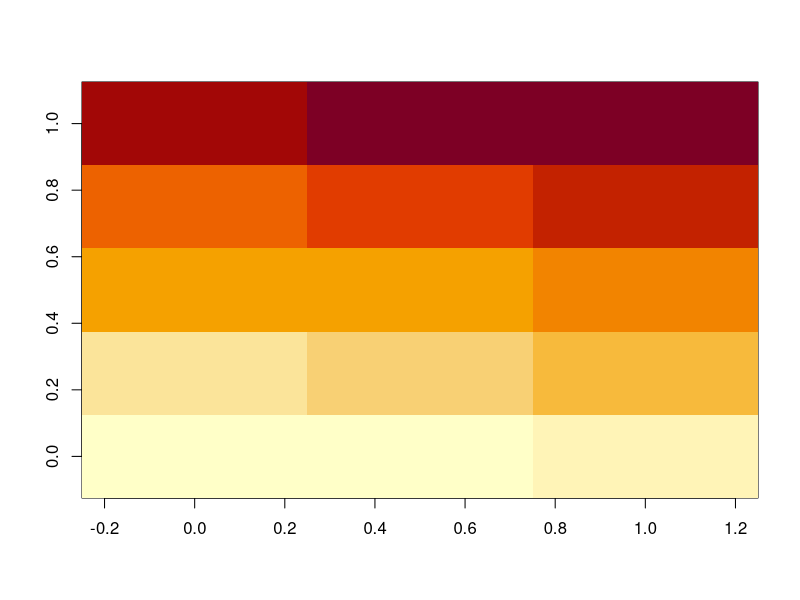
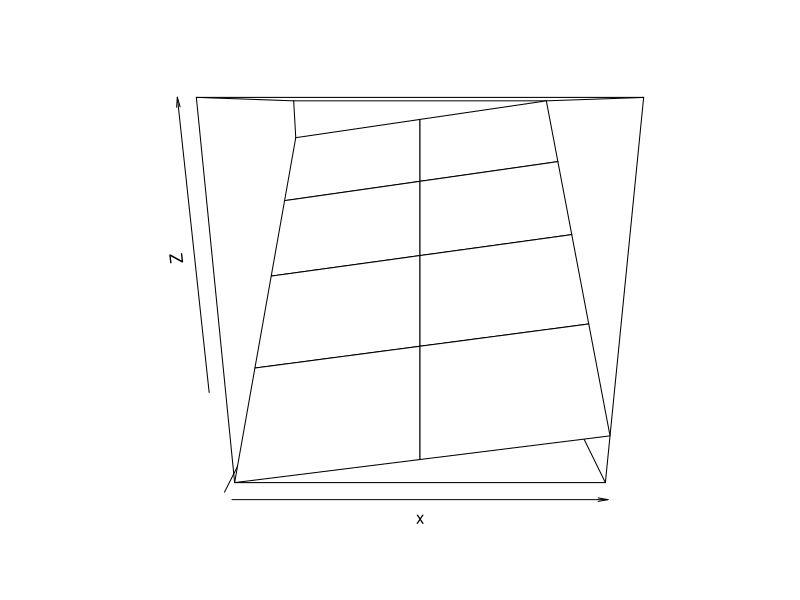
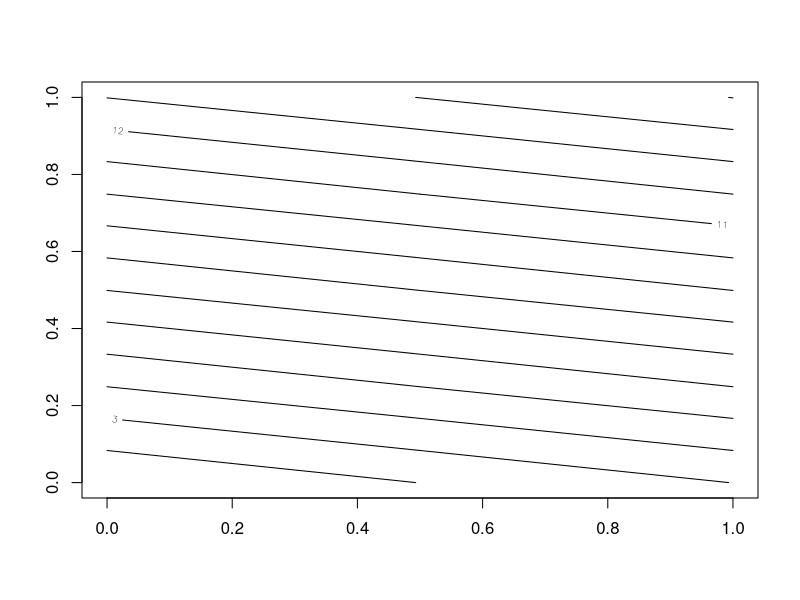

Write R code to recreate these figures, in order.
# Matriz
# criar uma matriz apartir do vetor
produto<-c('desktop','gamer','rato','teclado','tv','monitor','cadeira')
quantidade<-c(20,10,38,12,14,35,70)
matrizC<-cbind(produto,quantidade)
matrizR<-rbind(produto,quantidade)

# Matriz
matrix(1:20,nrow = 4,ncol = 5)
matriz<-matrix(1:20,nrow = 4,ncol = 5,byrow = T)
dim(matriz)
nrow(matriz)
ncol(matriz)
# acessar a matriz
valor<-as.numeric(matrizC[,2])
sum(valor[1:5])
mean(valor)
valor/2
# curiosidade
x<-matrix(1:40,nrow=3,ncol=5)
image(x)
persp(x)
contour(x)











